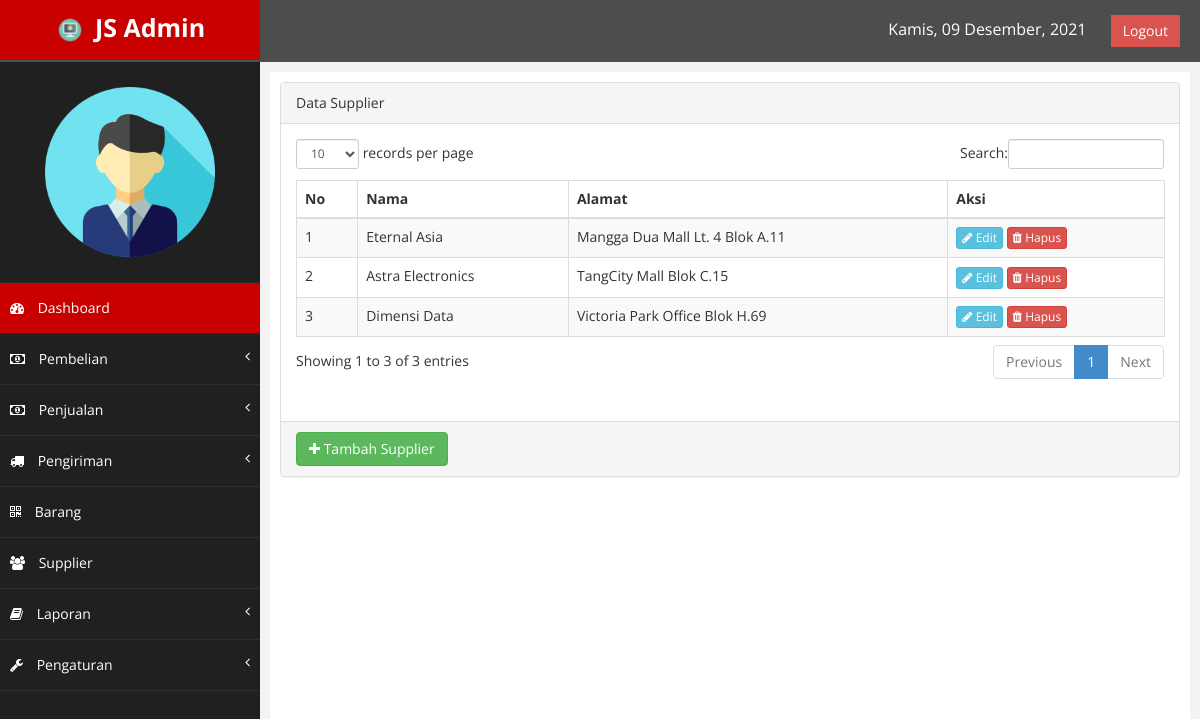
Page /index.php?page=supplier (signed in) on the committed database.
### tables this page shows
CREATE TABLE IF NOT EXISTS `supplier` (
  `kd_supplier` int(6) NOT NULL AUTO_INCREMENT,
  `nama_supplier` varchar(60) NOT NULL,
  `alamat` varchar(60) NOT NULL,
  PRIMARY KEY (`kd_supplier`)
);

### class/class.php (called while the page is built, shortened)
<?php
	class Supplier{
		public function tampil_supplier(){
			$qry = mysql_query("SELECT * FROM supplier");
			while ($pecah = mysql_fetch_array($qry)) {
				$data[] = $pecah;
			}
			return $data;
		}
	}
	$supplier = new Supplier();
?>

### supplier.php (the view, shortened to what this page needs)
<div class="row">
    <div class="col-md-12">
        <div class="panel panel-default">
            <div class="panel-heading">
                Data Supplier
            </div>
            <div class="panel-body">
                <div class="table">
                    <table class="table table-striped table-bordered table-hover" id="tabelku">
                        <thead>
                            <tr>
                                <th>No</th>
                                <th>Nama</th>
                                <th>Alamat</th>
                                <th>Aksi</th>
                            </tr>
                        </thead>
                        <tbody>
                            <?php
                                $sp = $supplier->tampil_supplier();
                                foreach ($sp as $index => $data) {
                            ?>
                            <tr class="odd gradeX">
                                <td><?php echo $index + 1; ?></td>
                                <td><?php echo $data['nama_supplier']; ?></td>
                                <td><?php echo $data['alamat']; ?></td>
                                <td>
                                    <a href="index.php?page=ubahsupplier&id=<?php echo $data['kd_supplier']; ?>" class="btn btn-info btn-xs"><i class="fa fa-pencil"></i> Edit</a>
                                    <a href="index.php?page=supplier&hapus=<?php echo $data['kd_supplier']; ?>" class="btn btn-danger btn-xs" id="alertHapus"><i class="fa fa-trash"></i> Hapus</a>
                                </td>
                            </tr>
                            <?php } ?>
                        </tbody>
                    </table>
                </div>
            </div>
            <div class="panel-footer">
                <a href="index.php?page=tambahsupplier" class="btn btn-success"><i class="fa fa-plus"></i> Tambah Supplier</a>
            </div>
        </div>
    </div>
</div>

### assets/css/custom.css (style rules this page uses)
body { font-family: 'Open Sans', sans-serif; }

### rows in the picture
supplier: nama_supplier "Eternal Asia", alamat "Mangga Dua Mall Lt. 4 Blok A.11"
supplier: nama_supplier "Astra Electronics", alamat "TangCity Mall Blok C.15"
supplier: nama_supplier "Dimensi Data", alamat "Victoria Park Office Blok H.69"
